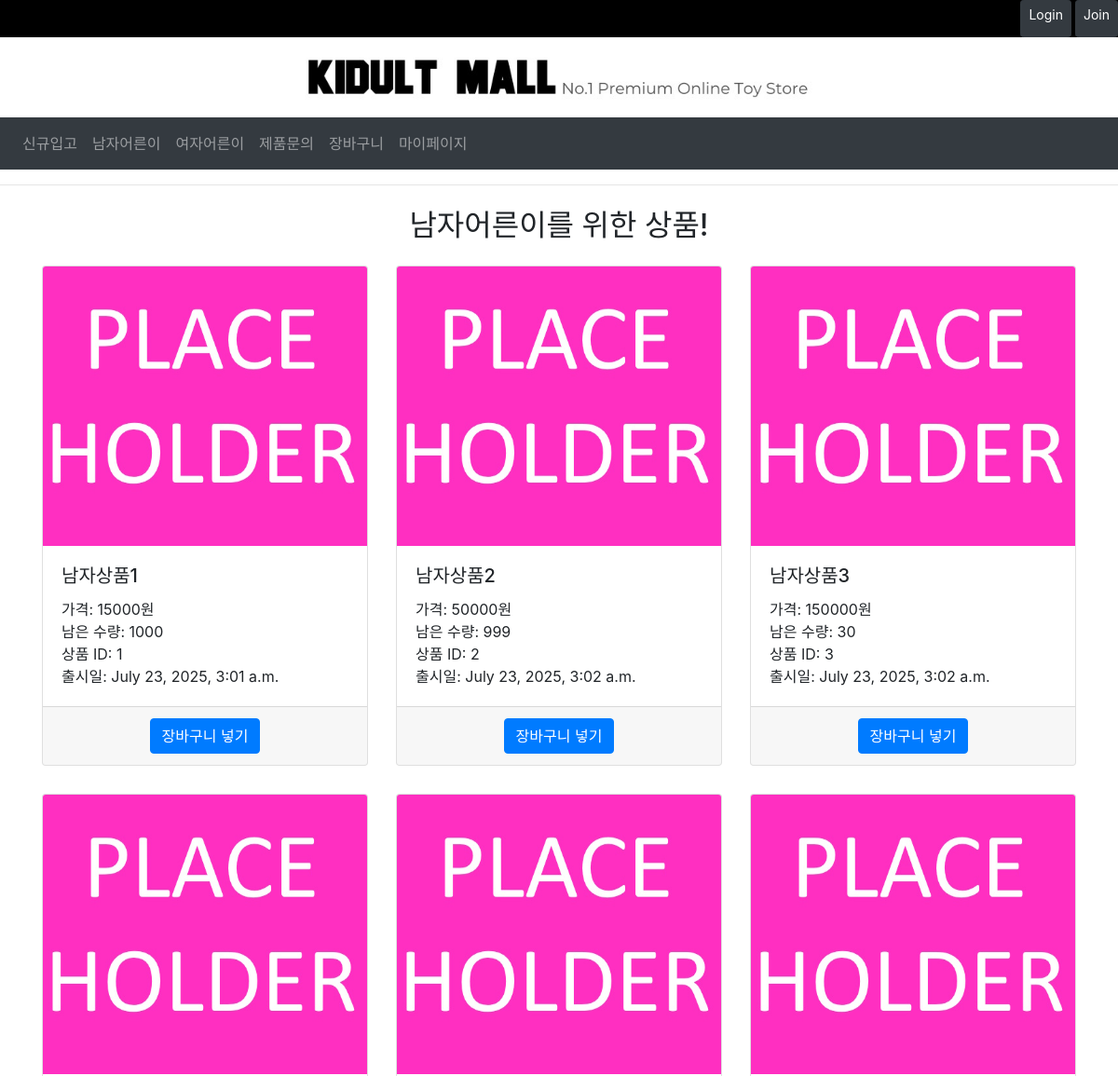
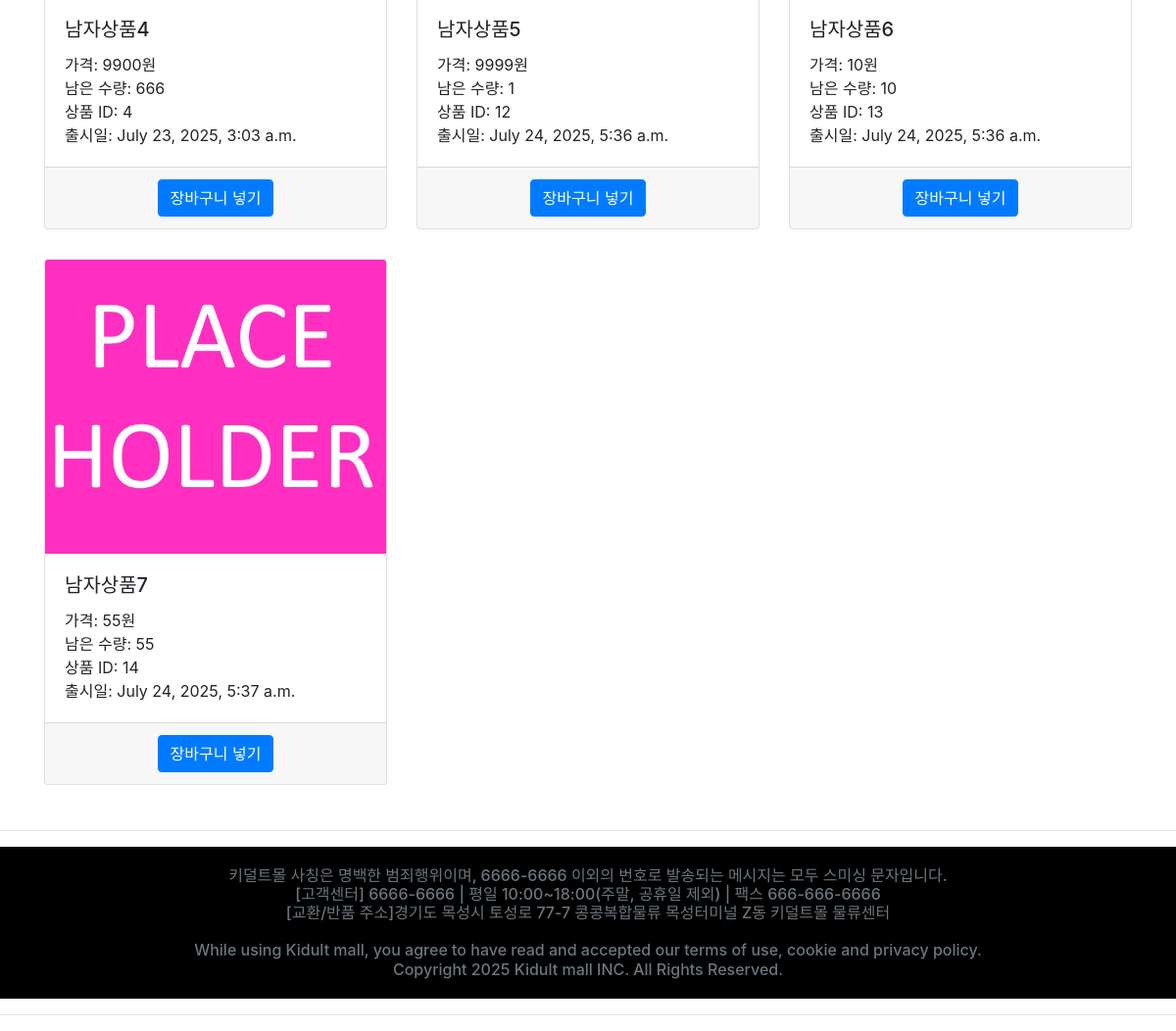
The app's page /men/ with its own data (2 pictures, top to bottom).
### kidultMallApp/models.py (models this page shows, shortened)
class Product(models.Model):
    id = models.BigAutoField(primary_key=True)
    productName = models.CharField(max_length=100)
    category = models.CharField(max_length=50)
    desc = models.TextField()
    price = models.IntegerField()
    quantity = models.IntegerField()
    created_at = models.DateTimeField(default=timezone.now)
    image = models.ImageField(upload_to='products/', null=True, blank=True)

### kidultMallApp/views.py (the view)
# urls.py: path('men/', views.forKidultBoysView, name='men'),
def forKidultBoysView(request):
    products = Product.objects.all().filter(category='boy')
    return render(request, 'forKidultBoysView.html', {'products': products})

### kidultMallApp/templates/forKidultBoysView.html (shortened to what this page needs)
<!DOCTYPE html>
<html lang="ko">
<head>
{% include '00_Template_Head.html' %}
</head>
<body>
{% include '00_Template_Top.html' %}
<hr>
<div class="container mt-4">
  <h2 class="mb-4 text-center">남자어른이를 위한 상품!</h2>
  <div class="row">
    {% for product in products %}
    <div class="col-md-4 product-card">
      <div class="card h-100">
        {% if product.image %}
        <img src="{{ product.image.url }}" class="card-img-top product-image" alt="{{ product.productName }}">
        {% else %}
        <img src="/media/products/placeHolder.jpg" class="card-img-top product-image" alt="기본 이미지">
        {% endif %}
        <div class="card-body">
          <h5 class="card-title">{{ product.productName }}</h5>
          <p class="card-text">
            가격: {{ product.price }}원<br>
            남은 수량: {{ product.quantity }}<br>
            상품 ID: {{ product.id }}<br>
            출시일: {{ product.created_at }}
          </p>
        </div>
        <div class="card-footer text-center">
          <form method="POST" action="{% url 'addToCart' %}">
            <button type="submit" class="btn btn-primary">장바구니 넣기</button>
          </form>
        </div>
      </div>
    </div>
    {% empty %}
    <div class="col-12">
      <div class="alert alert-warning text-center">상품이 없습니다. 죄송합니다 ㅠㅠ</div>
    </div>
    {% endfor %}
  </div>
</div>
<hr>
{% include '00_Template_Bottom.html' %}
</body>
</html>

### kidultMallApp/templates/00_Template_Head.html (shortened to what this page needs)
<link rel="stylesheet" href="https://cdn.jsdelivr.net/npm/bootstrap@4.6.2/dist/css/bootstrap.min.css">

### kidultMallApp/templates/00_Template_Top.html (shortened to what this page needs)
<div id="header">
    <div id="top" style="display: flex; justify-content: flex-end;">
      {% if request.session.userId %}
        <span class="text-white mr-2">{{ request.session.userNickname }} 어른이, 환영합니다!</span>
        <a href="{% url 'logout' %}" class="btn btn-dark btn-sm">Logout</a>
      {% else %}
        <a href="{% url 'login' %}" class="btn btn-dark btn-sm">Login</a>
        <a href="{% url 'register' %}" class="btn btn-dark btn-sm ml-1">Join</a>
      {% endif %}
    </div>
    <div id="logoArea" style="display: flex; justify-content: center; align-items: center;">
      <a href="{% url 'mainPage' %}">
        <img src="/media/KidultMallLogo.jpg" width="570" height="68">
      </a>
    </div>
</div>
<nav class="navbar navbar-expand-sm bg-dark navbar-dark">
  <div class="collapse navbar-collapse" id="collapsibleNavbar">
    <ul class="navbar-nav">
      <li class="nav-item">
        <a class="nav-link" href="{% url 'new' %}">신규입고</a>
      </li>
      <li class="nav-item">
        <a class="nav-link" href="{% url 'men' %}">남자어른이</a>
      </li>
      <li class="nav-item">
        <a class="nav-link" href="{% url 'women' %}">여자어른이</a>
      </li>
      <li class="nav-item">
        <a class="nav-link" href="{% url 'boardList' %}">제품문의</a>
      </li>
      <li class="nav-item">
        <a class="nav-link" href="{% url 'basketView' %}">장바구니</a>
      </li>
      <li class="nav-item">
        <a class="nav-link" href="{% url 'mypageView' %}">마이페이지</a>
      </li>
    </ul>
  </div>
</nav>

### kidultMallApp/templates/00_Template_Bottom.html
<div id="bottom" class="text-center">
  <h6 class="text-muted">
    <br>키덜트몰 사칭은 명백한 범죄행위이며, 6666-6666 이외의 번호로 발송되는 메시지는 모두 스미싱 문자입니다.
    <br>[고객센터] 6666-6666 | 평일 10:00~18:00(주말, 공휴일 제외) | 팩스 666-666-6666
    <br>[교환/반품 주소]경기도 목성시 토성로 77-7 콩콩복합물류 목성터미널 Z동 키덜트몰 물류센터
    <br>
    <br>While using Kidult mall, you agree to have read and accepted our terms of use, cookie and privacy policy.
    <br>Copyright 2025 Kidult mall INC. All Rights Reserved.
  </h6>
</div>
<hr>

### kidultMallApp/templates/00_Template_Head.html (style rules this page uses)
#top { background-color: black; height: 40px; }
#logoArea { background-color: white; height: 86px; }
#bottom { background-color: black; height: 155px; }

### kidultMallApp/templates/forKidultBoysView.html (style rules this page uses)
.product-card { margin-bottom: 30px; }
.product-image { height: 300px; object-fit: cover; }

### records on screen
Product: productName "남자상품1", price "15000", quantity "1000", id "1", created_at "July 23, 2025, 3:01 a.m."
Product: productName "남자상품2", price "50000", quantity "999", id "2", created_at "July 23, 2025, 3:02 a.m."
Product: productName "남자상품3", price "150000", quantity "30", id "3", created_at "July 23, 2025, 3:02 a.m."
Product: productName "남자상품4", price "9900", quantity "666", id "4", created_at "July 23, 2025, 3:03 a.m."
Product: productName "남자상품5", price "9999", quantity "1", id "12", created_at "July 24, 2025, 5:36 a.m."
Product: productName "남자상품6", price "10", quantity "10", id "13", created_at "July 24, 2025, 5:36 a.m."
Product: productName "남자상품7", price "55", quantity "55", id "14", created_at "July 24, 2025, 5:37 a.m."
